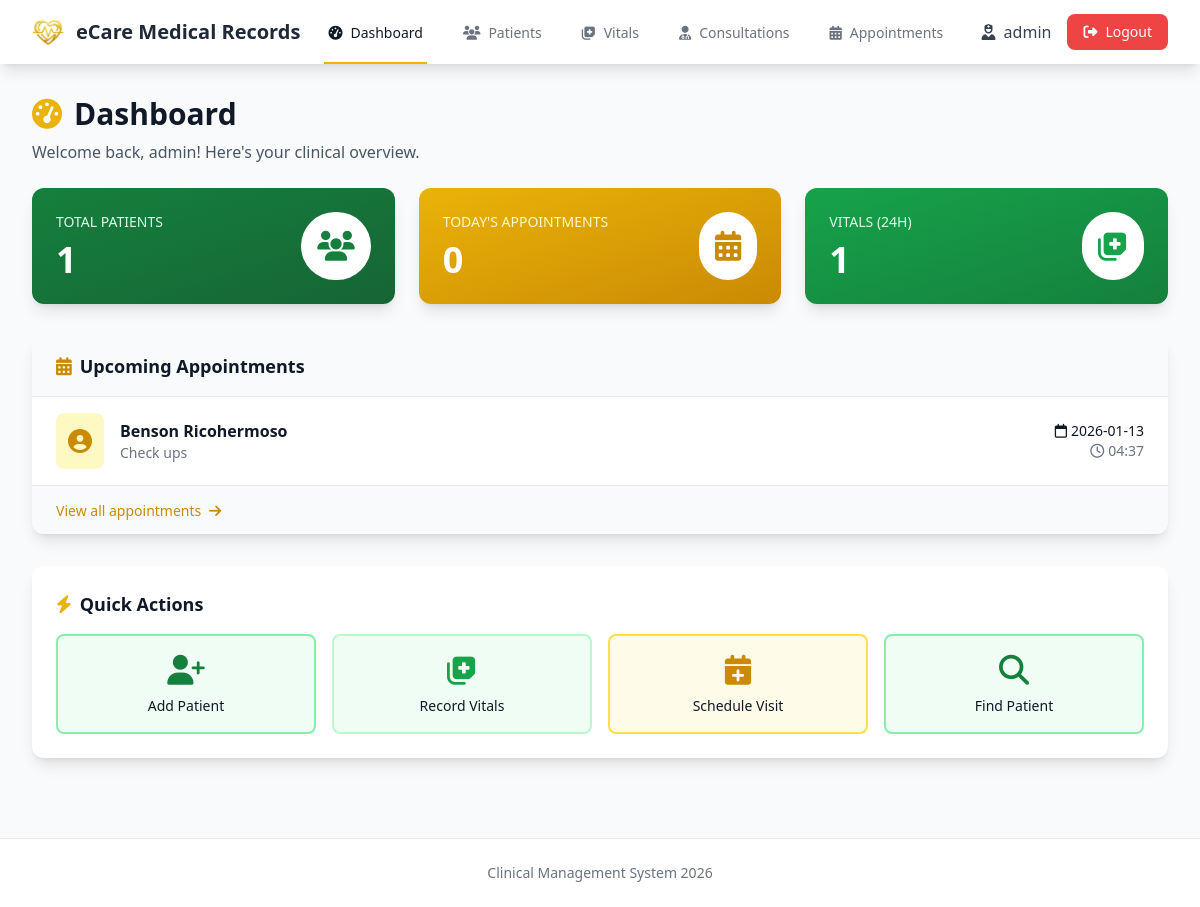
The page /dashboard (signed in) on the database as committed earlier.
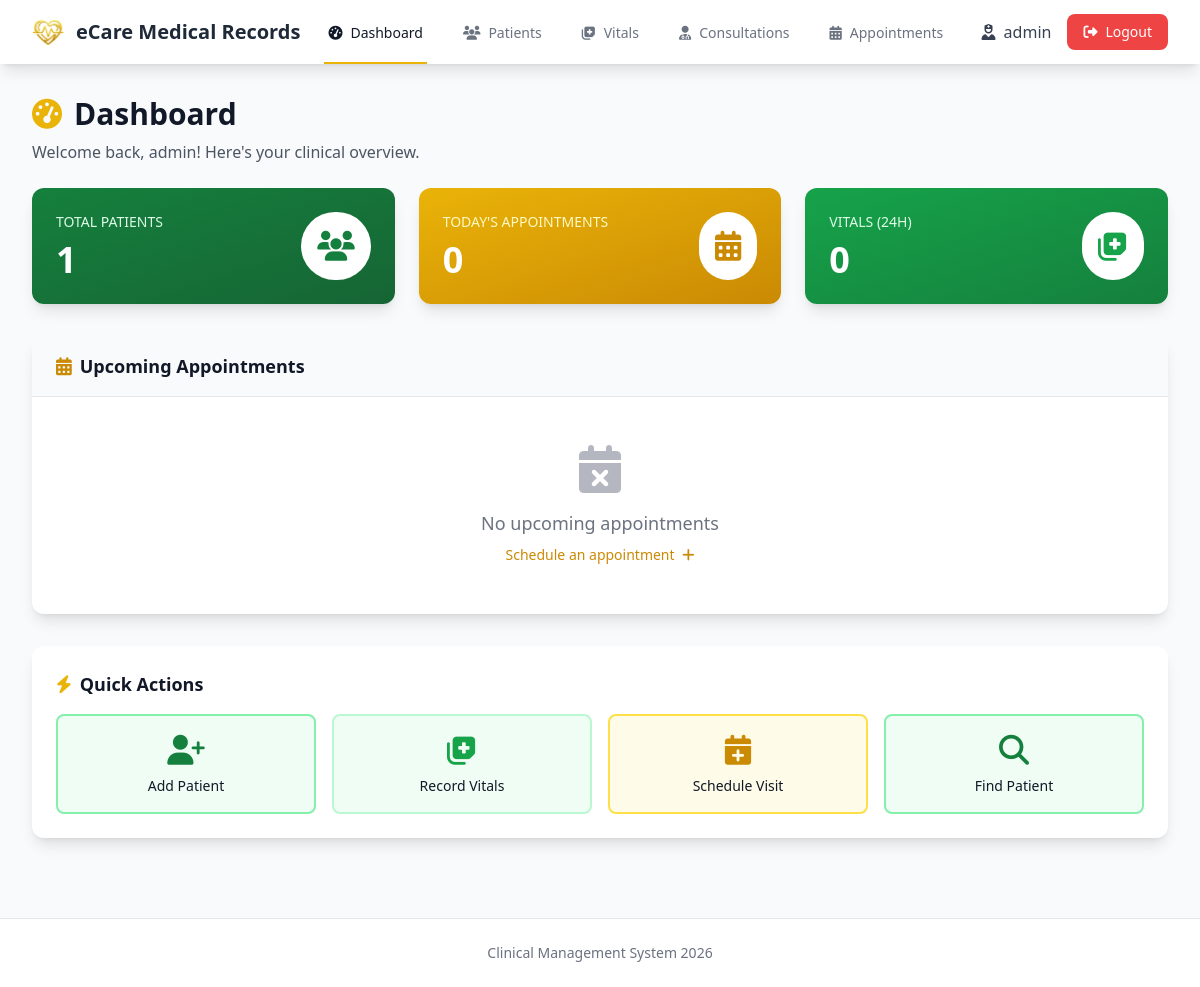
The same page on the database as committed later.
### tables this page shows
CREATE TABLE appointments (
            id INTEGER PRIMARY KEY AUTOINCREMENT,
            patient_id INTEGER NOT NULL,
            date DATE NOT NULL,
            time TIME NOT NULL,
            reason TEXT NOT NULL,
            status TEXT DEFAULT 'scheduled',
            notes TEXT,
            created_at TIMESTAMP DEFAULT CURRENT_TIMESTAMP,
            FOREIGN KEY (patient_id) REFERENCES patients (id) ON DELETE CASCADE
        );

CREATE TABLE patients (
            id INTEGER PRIMARY KEY AUTOINCREMENT,
            name TEXT NOT NULL,
            date_of_birth TEXT NOT NULL,
            gender TEXT NOT NULL,
            blood_type TEXT,
            allergies TEXT,
            contact TEXT,
            address TEXT,
            payment_method TEXT,
            created_at TIMESTAMP DEFAULT CURRENT_TIMESTAMP,
            updated_at TIMESTAMP DEFAULT CURRENT_TIMESTAMP
        );

### app.py (the view)
@app.route('/dashboard')
@login_required
def dashboard():
    db = get_db()
    total_patients = db.execute('SELECT COUNT(*) as count FROM patients').fetchone()['count']
    today = datetime.now().strftime('%Y-%m-%d')
    today_appointments = db.execute(
        'SELECT COUNT(*) as count FROM appointments WHERE date = ?', (today,)
    ).fetchone()['count']
    yesterday = (datetime.now() - timedelta(days=1)).strftime('%Y-%m-%d %H:%M:%S')
    recent_vitals = db.execute(
        'SELECT COUNT(*) as count FROM vitals WHERE recorded_at > ?', (yesterday,)
    ).fetchone()['count']
    upcoming = db.execute(
        '''SELECT a.*, p.name as patient_name
           FROM appointments a
           JOIN patients p ON a.patient_id = p.id
           WHERE a.date >= ?
           ORDER BY a.date, a.time
           LIMIT 5''', (today,)
    ).fetchall()
    stats = {
        'total_patients': total_patients,
        'today_appointments': today_appointments,
        'recent_vitals': recent_vitals
    }
    return render_template('dashboard.html', stats=stats, upcoming=upcoming)

### app.py (called while the page is built)
def login_required(f):
    @wraps(f)
    def decorated_function(*args, **kwargs):
        if 'user_id' not in session:
            flash('Please log in to access this page.', 'warning')
            return redirect(url_for('login'))
        return f(*args, **kwargs)
    return decorated_function

### models/database.py (called while the page is built)
def get_db():
    if 'db' not in g:
        g.db = sqlite3.connect(
            current_app.config['DATABASE'],
            detect_types=sqlite3.PARSE_DECLTYPES
        )
        g.db.row_factory = sqlite3.Row
        g.db.execute('PRAGMA foreign_keys = ON')
    return g.db

### templates/dashboard.html (shortened to what the changed rows need)
{% extends "layout.html" %}
{% block content %}
<div class="slide-in">
    <div class="mb-6">
        <h1 class="text-3xl font-bold text-gray-900">
            <i class="fas fa-tachometer-alt mr-3 text-yellow-500"></i>Dashboard
        </h1>
    </div>
    <div class="grid grid-cols-1 md:grid-cols-3 gap-6 mb-8">
        <div class="bg-gradient-to-br from-green-600 to-green-700 rounded-xl shadow-lg p-6 text-white">
            <div class="flex items-center justify-between">
                <div>
                    <p class="text-green-100 text-sm font-medium uppercase">Vitals (24h)</p>
                    <p class="text-4xl font-bold mt-2">{{ stats.recent_vitals }}</p>
                </div>
            </div>
        </div>
    </div>
    <div class="bg-white rounded-xl shadow-lg overflow-hidden mb-8">
        <div class="px-6 py-4 bg-gray-50 border-b">
            <h2 class="text-lg font-semibold text-gray-900">
                <i class="fas fa-calendar-alt mr-2 text-yellow-600"></i>Upcoming Appointments
            </h2>
        </div>
        {% if upcoming %}
        <div class="divide-y divide-gray-200">
            {% for appointment in upcoming %}
            <div class="px-6 py-4 hover:bg-gray-50 flex items-center justify-between">
                <div class="flex items-center space-x-4">
                    <div class="bg-yellow-100 rounded-lg p-3">
                        <i class="fas fa-user-circle text-yellow-600 text-2xl"></i>
                    </div>
                    <div>
                        <p class="font-semibold text-gray-900">{{ appointment.patient_name }}</p>
                        <p class="text-sm text-gray-500">{{ appointment.reason }}</p>
                    </div>
                </div>
                <div class="text-right">
                    <p class="text-sm font-medium text-gray-900">
                        <i class="far fa-calendar mr-1"></i>{{ appointment.date }}
                    </p>
                    <p class="text-sm text-gray-500">
                        <i class="far fa-clock mr-1"></i>{{ appointment.time }}
                    </p>
                </div>
            </div>
            {% endfor %}
        </div>
        <div class="px-6 py-3 bg-gray-50 border-t">
            <a href="{{ url_for('appointments') }}" class="text-yellow-600 hover:text-yellow-800 text-sm font-medium">
                View all appointments <i class="fas fa-arrow-right ml-1"></i>
            </a>
        </div>
        {% else %}
        <div class="text-center py-12 text-gray-500">
            <i class="fas fa-calendar-times text-5xl mb-4 opacity-50"></i>
            <p class="text-lg">No upcoming appointments</p>
            <a href="{{ url_for('appointments') }}" class="text-yellow-600 hover:text-yellow-800 text-sm font-medium mt-2 inline-block">
                Schedule an appointment <i class="fas fa-plus ml-1"></i>
            </a>
        </div>
        {% endif %}
    </div>
    <div class="bg-white rounded-xl shadow-lg p-6">
        <h2 class="text-lg font-semibold text-gray-900 mb-4">
            <i class="fas fa-bolt mr-2 text-yellow-500"></i>Quick Actions
        </h2>
    </div>
</div>
{% endblock %}

Rows that differ between the two databases and show on the page:
removed appointments: patient_name "Benson Ricohermoso", reason "Check ups", date "2026-01-13", time "04:37"
Other text that changed with them:
{{ stats.recent_vitals }}: "1" → "0"
text no longer shown: "View all appointments"
text now shown: "No upcoming appointments Schedule an appointment"
